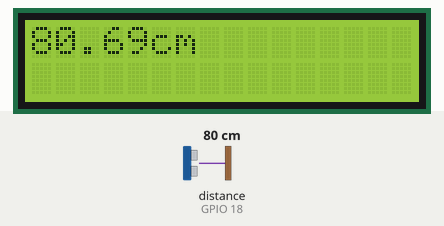
This sketch was run on a simulated ESP32. Parts: 16×2 character LCD. Wiring (inferred from the names in the program): ultrasonic range finder: trigger GPIO 19; echo GPIO 18. Inputs (shaded band) come from the test bench; at power-on: distance to the obstacle (sensor on GPIO 18) 80 cm. The echo pulse lasts 58.3 µs per cm; what the sketch prints to the serial monitor is not drawn.

Above: at 1.2 s.
1.3 s: distance to the obstacle (sensor on GPIO 18) set to 2 cm
At 2.3 s:
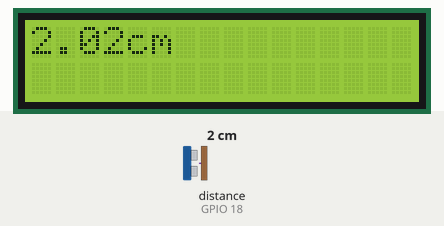
3.1 s: distance to the obstacle (sensor on GPIO 18) set to 4 cm
At 4.5 s:
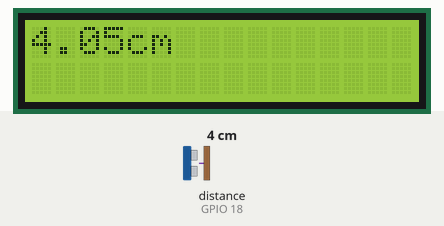
6.2 s: distance to the obstacle (sensor on GPIO 18) set to 9 cm
At 7.4 s:
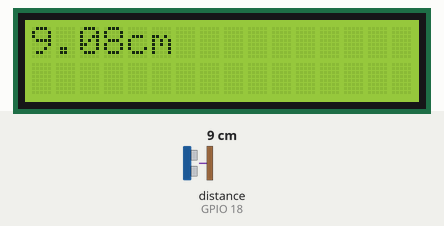
8.2 s: distance to the obstacle (sensor on GPIO 18) set to 2 cm
At 9.6 s:
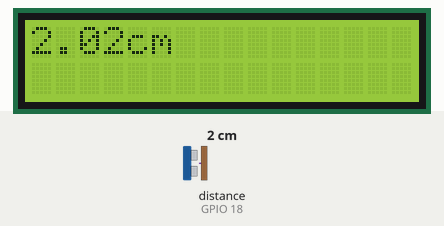
Timing chart, 0 to 11.2 s (numbered marks = the images above; inputs shaded):
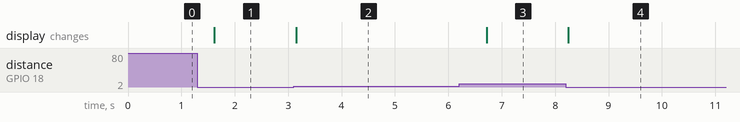

The sketch:

DISTANCE.ino
```cpp
#include <ESP32_Servo.h>
#include <LiquidCrystal_I2C.h>

#define TrigP 19
#define EchoP 18
#define dW digitalWrite

LiquidCrystal_I2C lcd(0x27,16,2); // 位址0x27，16字2列

int Lp, pos, pc;
float Large, distance, predis=0.0;

void setup() {
  Serial.begin(9600);

  lcd.init(); //21,22 I^2C
  lcd.backlight();
  pinMode(TrigP,OUTPUT);
  pinMode(EchoP,INPUT);
}

void show(){
  lcd.clear();
  lcd.setCursor(0,0);
  lcd.print(distance);
  lcd.print("cm");
}

void detec(){
  unsigned long pulseTime;
  dW(TrigP,1); // 觸發超音波進行偵測
  delayMicroseconds(10); // 延遲等待10微秒(0.00001秒)
  dW(TrigP,0); // 停止超音波偵測
  pulseTime = pulseIn(EchoP,HIGH); // 取得超音波回傳的脈波時間
  distance = pulseTime * 0.0173; // 計算距離（公分）0.034/2
}

void loop() {
  detec();
  Serial.println(distance);
  show();
  delay(500);
}
```

Measured:
- after the input at 1.3 s, the display: changes after 0.32 s (image 1)
- after the input at 3.1 s, the display: changes after 0.05 s (image 2)
- after the input at 6.2 s, the display: changes after 0.52 s (image 3)
- after the input at 8.2 s, the display: changes after 0.05 s (image 4)
